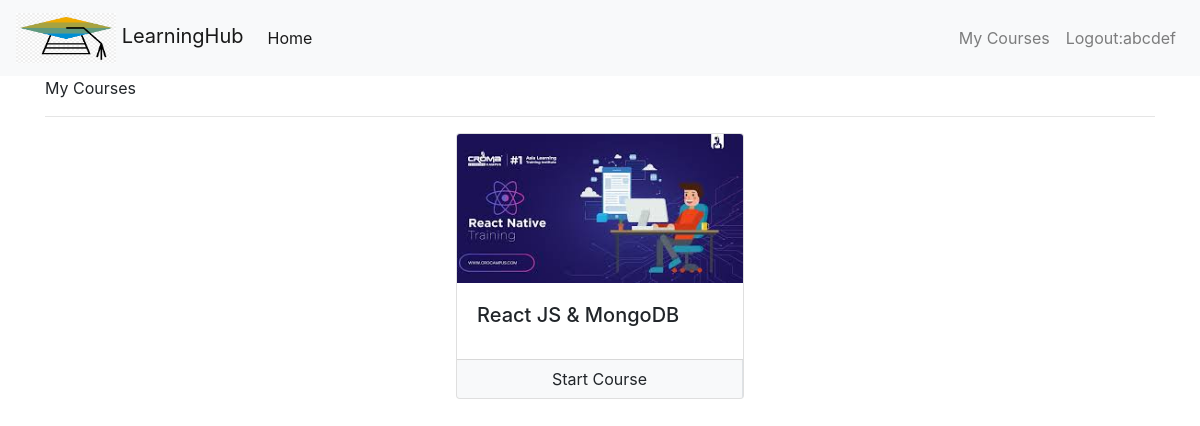
Page /my-courses (signed in) on the earlier database version.
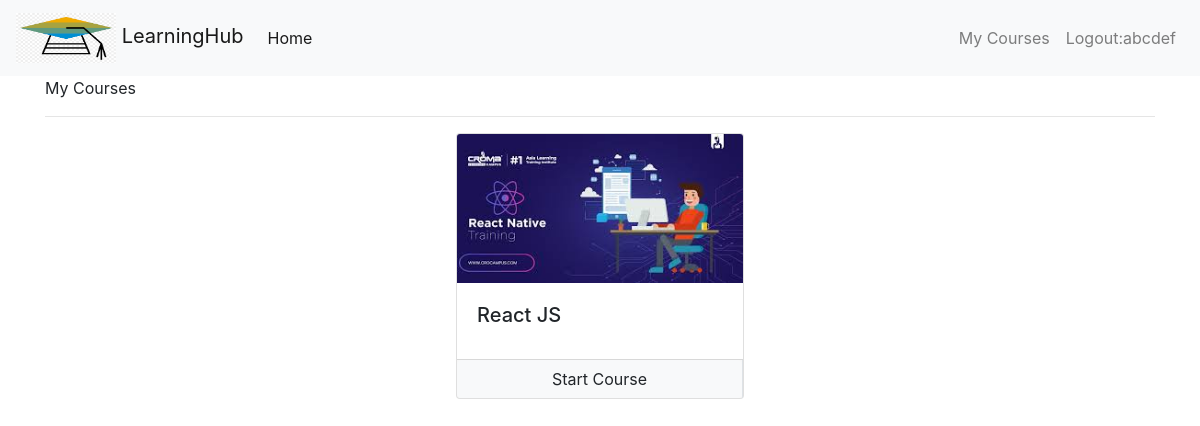
Same page on the later database version.
### courses/models/user_course.py (models this page shows, shortened)
class UserCourse(models.Model):
    user = models.ForeignKey(User , null = False , on_delete=models.CASCADE)
    course = models.ForeignKey(Course , null = False , on_delete=models.CASCADE)
    date = models.DateTimeField(auto_now_add=True)

### courses/models/courses.py (models this page shows, shortened)
class Course(models.Model):
    name = models.CharField(max_length=50, null=False)
    slug = models.CharField(max_length=50, null=False , unique=True)
    description = models.CharField(max_length=200, null=True)
    price = models.IntegerField(null=False)
    discount = models.IntegerField(null=False, default=0)
    active = models.BooleanField(default=False)
    thumbnail = models.ImageField(upload_to="files/thumbnail")
    date = models.DateTimeField(auto_now_add=True)
    resource = models.FileField(upload_to='files/resource')
    length = models.IntegerField(null=False)

### courses/views/courses.py (the view)
# urls.py: path('my-courses', MyCourses, name = 'my-courses'),
@login_required(login_url="login")
def MyCourses(request):
    user = request.user
    user_courses = UserCourse.objects.filter(user = user)
    context = {
        'user_courses':user_courses
    }
    return render(request = request , template_name='courses/my_courses.html',context=context)

### courses/templates/courses/my_courses.html
{% extends './base.html' %}
{% load course_custom_tags %} {% block title %} My course {% endblock %}
{% block content %}
<div class="container">
  <p class="display-6">My Courses</p>
  <hr />
  <div class="row">
    {% for uc in user_courses %}
    <div class="col mx-auto">
      <div class="card mx-auto" style="width: 18rem">
        <img
          class="card-img-top"
          src="{{uc.course.thumbnail.url}}"
          alt="Card image cap"
        />
        <div class="card-body">
          <h5 class="card-title">{{uc.course.name}}</h5>
        </div>
        <div class="card-footer p-0">
          <div class="row no-gutters">
            <div class="col border-right">
              <a
                href="/course/{{uc.course.slug}}"
                class="btn btn-light btn-block"
                >Start Course</a
              >
            </div>
          </div>
        </div>
      </div>
    </div>
    {% endfor %}
  </div>
</div>
{% endblock %}

Differences in the rows shown:
changed through a linked row, UserCourse: course.name "React JS & MongoDB" → "React JS"
